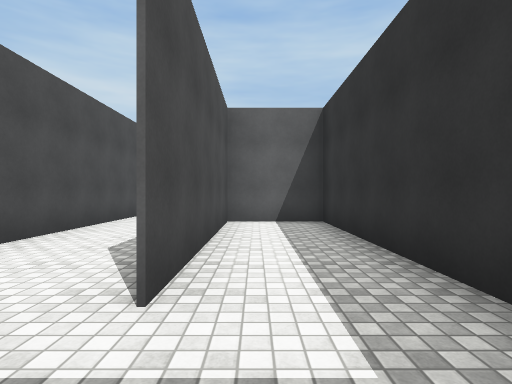
View 1 (above)

18 first-person views from a walk through a 3-D level made in the Unity game engine. The camera is 1.3 m above the floor, looks level and sees 80° across. The floor is counted in squares, 2 m on a side. Each view is taken from the middle of a square. On the plan, view 1 faces up. The plan holds only what a view shows up to about 10 squares ahead; the rest is blank. The place goes on beyond the plan. The player character is not drawn. Surface patterns are stand-ins for the level's own textures.

View 2
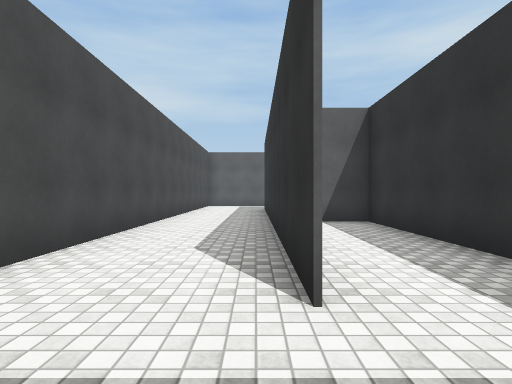

View 3
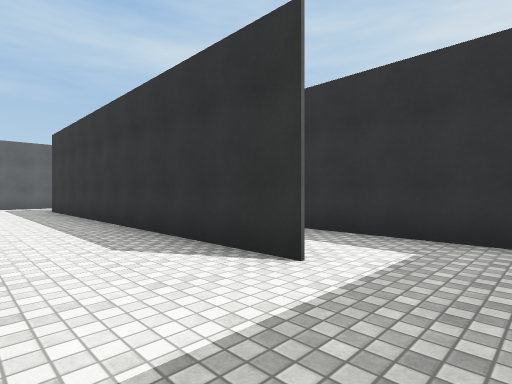

View 4
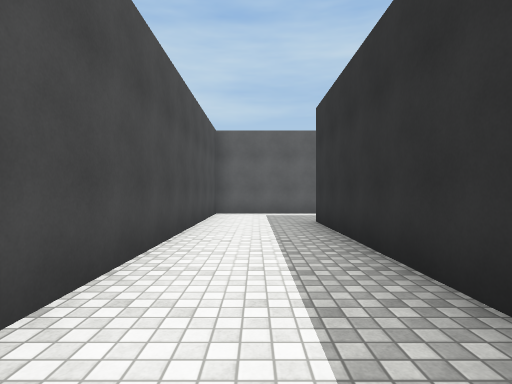

View 5
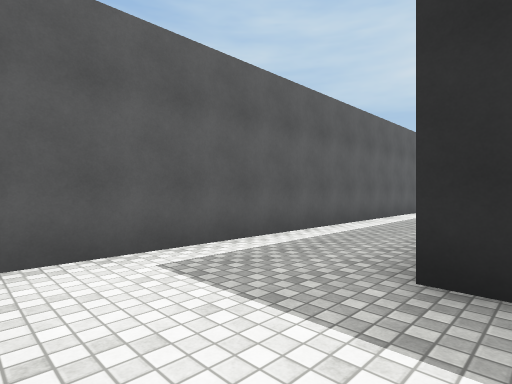

View 6
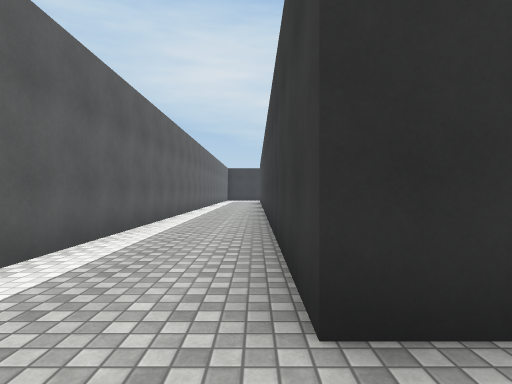

View 7
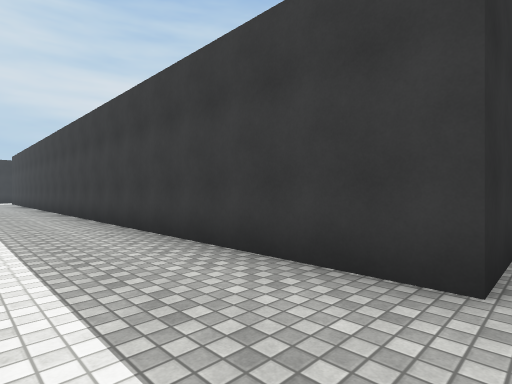

View 8
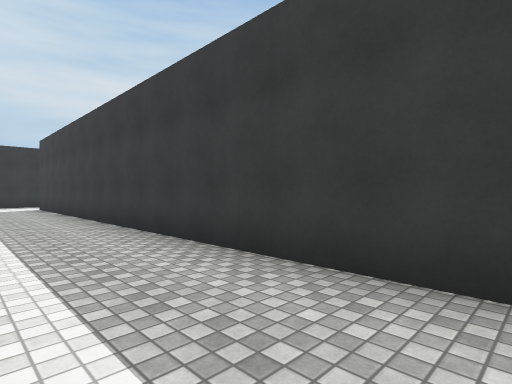

View 9
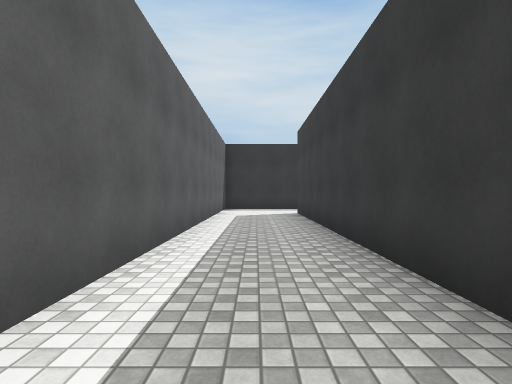

View 10
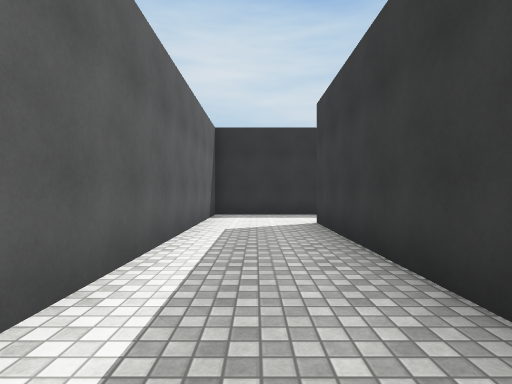

View 11
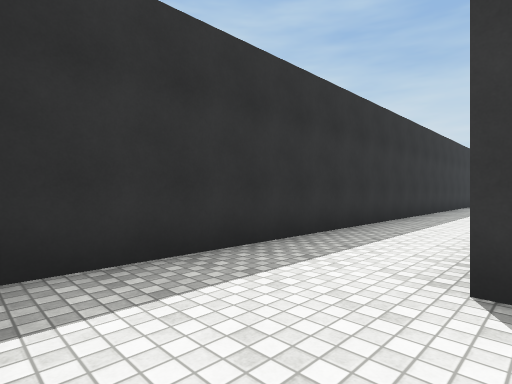

View 12
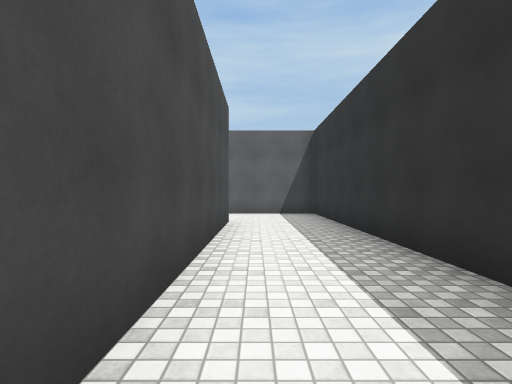

View 13
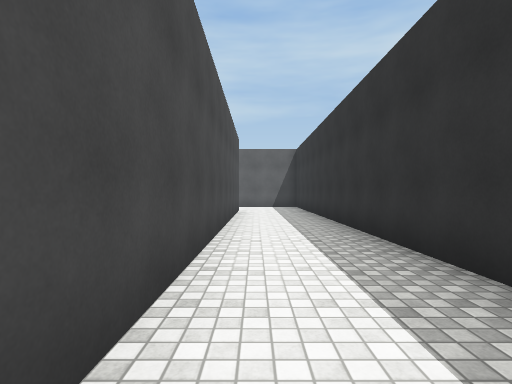

View 14
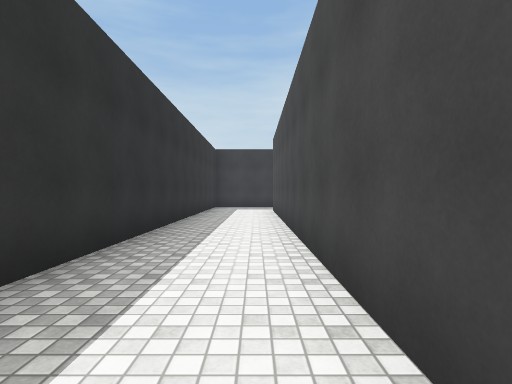

View 15
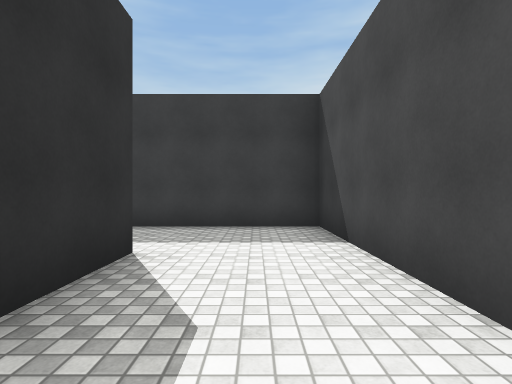

View 16
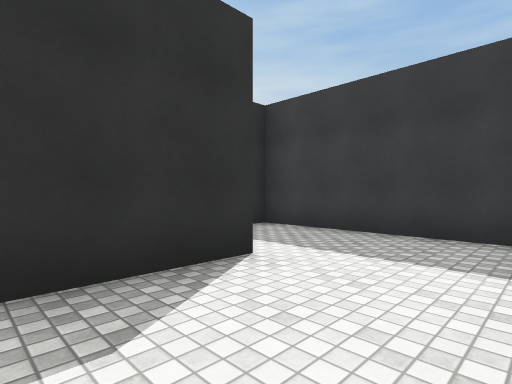

View 17
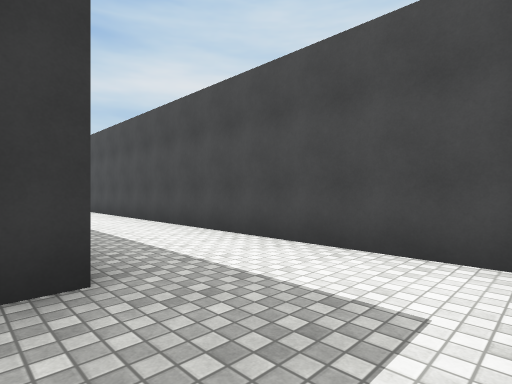

View 18
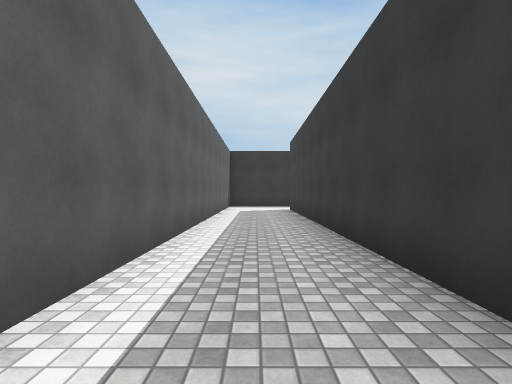

### Floor plan
Ten units are one square. View 1 is at (0, 0); x grows to the right and y downward. Boxes are objects, and circles mark ways between rooms. Rooms are numbered by the first view taken in them; rooms with no view inside come last. Other rooms are left out.
<svg viewBox="-37 -147 259 202">
<path fill="none" stroke="#000" d="M-5 8 15 8 15 -67 -6 -67 -6 -16M-7 -16 -7 -117 194 -117 194 46M217 50 217 -142 -32 -142 -32 8 -5 8"/>
<circle cx="-10" cy="-5" r="3" fill="#2a7"/>
<text x="0" y="-30">1</text>
<text x="100" y="-130">2</text>
</svg>
Room 1 opens to room 2.

Where each view was taken, in squares from view 1:
view 1: 0 up, 0 right, facing up
view 2: 0 up, 1 left, facing up
view 3: 0 up, 3 left, facing up-right
view 4: 5 up, 2 left, facing up
view 5: 11 up, 3 left, facing up-right
view 6: 12 up, 2 left, facing right
view 7: 14 up, 1 left, facing down-right
view 8: 14 up, 6 right, facing down-right
view 9: 13 up, 10 right, facing right
view 10: 13 up, 13 right, facing right
view 11: 14 up, 19 right, facing down-right
view 12: 5 up, 20 right, facing up
view 13: 1 up, 20 right, facing up
view 14: 5 up, 20 right, facing down
view 15: 5 up, 2 left, facing down
view 16: 4 up, 3 left, facing down-right
view 17: 14 up, 0 right, facing down-left
view 18: 13 up, 8 right, facing right
